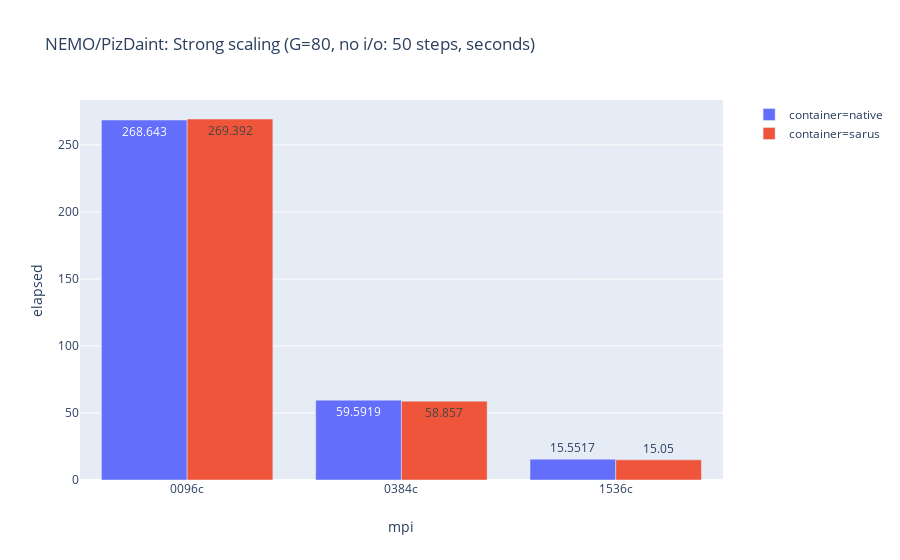

Notebook code for this chart:
### Code cell
# import plotly.express as px
fig = px.bar(df80, x='mpi', y='elapsed',  color='container', barmode='group', title='NEMO/PizDaint: Strong scaling (G=80, no i/o: 50 steps, seconds)', text='elapsed', ) # textposition='auto') # height=100)
# color='elapsed_pctg',
fig.show()

### Figure 1 — Plotly figure (JSON) as saved in the notebook; plotly's stock layout.template omitted (floating-point values rounded to 4 significant figures)
{"data": [{"alignmentgroup": "True", "hoverlabel": {"namelength": 0}, "hovertemplate": "container=native<br>mpi=%{x}<br>elapsed=%{text}", "legendgroup": "container=native", "marker": {"color": "#636efa"}, "name": "container=native", "offsetgroup": "container=native", "orientation": "v", "showlegend": true, "text": [268.6, 59.59, 15.55], "textposition": "auto", "type": "bar", "x": ["0096c", "0384c", "1536c"], "xaxis": "x", "y": [268.6, 59.59, 15.55], "yaxis": "y"}, {"alignmentgroup": "True", "hoverlabel": {"namelength": 0}, "hovertemplate": "container=sarus<br>mpi=%{x}<br>elapsed=%{text}", "legendgroup": "container=sarus", "marker": {"color": "#EF553B"}, "name": "container=sarus", "offsetgroup": "container=sarus", "orientation": "v", "showlegend": true, "text": [269.4, 58.86, 15.05], "textposition": "auto", "type": "bar", "x": ["0096c", "0384c", "1536c"], "xaxis": "x", "y": [269.4, 58.86, 15.05], "yaxis": "y"}], "layout": {"autosize": true, "barmode": "group", "legend": {"tracegroupgap": 0}, "title": {"text": "NEMO/PizDaint: Strong scaling (G=80, no i/o: 50 steps, seconds)"}, "xaxis": {"anchor": "y", "autorange": true, "domain": [0, 0.98], "range": [-0.5, 2.5], "title": {"text": "mpi"}, "type": "category"}, "yaxis": {"anchor": "x", "autorange": true, "domain": [0, 1], "range": [0, 283.6], "title": {"text": "elapsed"}, "type": "linear"}}}
